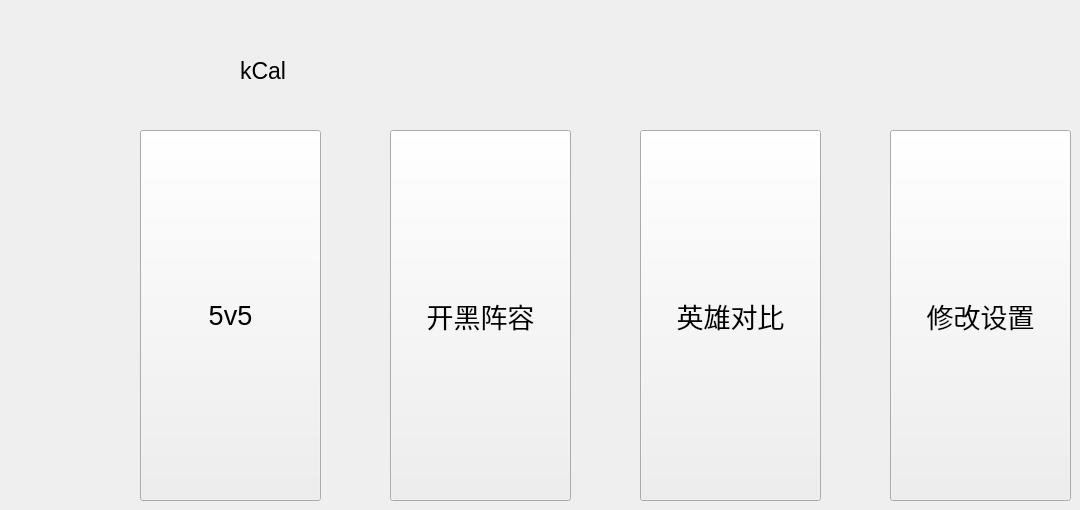
    <widget class="QWidget" name="page_3">
     <widget class="QPushButton" name="pushButton_kCal_return">
      <property name="geometry">
       <rect>
        <x>10</x>
        <y>40</y>
        <width>194</width>
        <height>59</height>
       </rect>
      </property>
      <property name="styleSheet">
       <string notr="true">QPushButton {
  min-width:194px;
  max-width:194px;
  min-height:59px;
  max-height:59px;
  border-width: 0px;
  border-style: outset;
  font-size: 28px;
  border-radius: 0px;
  color: black;
  background-color: transparent;
  border-color: red;
  box-shadow: 0px 0px 0px rgba(0, 0, 127, 255);
  background-image: url(D:/kCal/icon_pic/85923789d31e1c88f5cb6808dd1eb125_back.png);
  image: url(C:/Users/zhangyun/Desktop/icon_pic/85923789d31e1c88f5cb6808dd1eb125_back.png);
}</string>
      </property>
      <property name="text">
       <string/>
      </property>
     </widget>
     <widget class="QPushButton" name="pushButton_datachange">
      <property name="geometry">
       <rect>
        <x>890</x>
        <y>130</y>
        <width>181</width>
        <height>371</height>
       </rect>
      </property>
      <property name="font">
       <font>
        <pointsize>20</pointsize>
       </font>
      </property>
      <property name="text">
       <string>修改设置</string>
      </property>
     </widget>
     <widget class="QPushButton" name="pushButton_ability">
      <property name="geometry">
       <rect>
        <x>390</x>
        <y>130</y>
        <width>181</width>
        <height>371</height>
       </rect>
      </property>
      <property name="font">
       <font>
        <pointsize>20</pointsize>
       </font>
      </property>
      <property name="text">
       <string>开黑阵容</string>
      </property>
     </widget>
     <widget class="QPushButton" name="pushButton_vs">
      <property name="geometry">
       <rect>
        <x>640</x>
        <y>130</y>
        <width>181</width>
        <height>371</height>
       </rect>
      </property>
      <property name="font">
       <font>
        <pointsize>20</pointsize>
       </font>
      </property>
      <property name="text">
       <string>英雄对比</string>
      </property>
     </widget>
     <widget class="QPushButton" name="pushButton_525">
      <property name="geometry">
       <rect>
        <x>140</x>
        <y>130</y>
        <width>181</width>
        <height>371</height>
       </rect>
      </property>
      <property name="font">
       <font>
        <pointsize>20</pointsize>
       </font>
      </property>
      <property name="text">
       <string>5v5</string>
      </property>
     </widget>
     <widget class="QLabel" name="label_3">
      <property name="geometry">
       <rect>
        <x>240</x>
        <y>40</y>
        <width>221</width>
        <height>61</height>
       </rect>
      </property>
      <property name="font">
       <font>
        <pointsize>17</pointsize>
       </font>
      </property>
      <property name="text">
       <string>kCal</string>
      </property>
     </widget>
    </widget>
